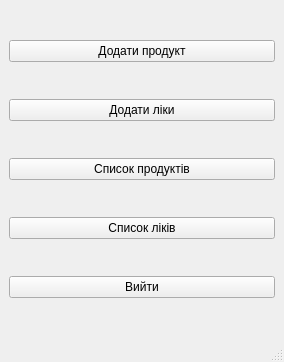
<?xml version="1.0" encoding="UTF-8"?>
<ui version="4.0">
 <class>MainWindow</class>
 <widget class="QMainWindow" name="MainWindow">
  <property name="geometry">
   <rect>
    <x>0</x>
    <y>0</y>
    <width>284</width>
    <height>362</height>
   </rect>
  </property>
  <property name="windowTitle">
   <string>MainWindow</string>
  </property>
  <widget class="QWidget" name="centralwidget">
   <layout class="QGridLayout" name="gridLayout">
    <item row="0" column="0" rowspan="2">
     <layout class="QVBoxLayout" name="verticalLayout">
      <item>
       <widget class="QPushButton" name="addProductButton">
        <property name="text">
         <string>Додати продукт</string>
        </property>
       </widget>
      </item>
      <item>
       <widget class="QPushButton" name="addMedicineButton">
        <property name="text">
         <string>Додати ліки</string>
        </property>
       </widget>
      </item>
      <item>
       <widget class="QPushButton" name="showProductListButton">
        <property name="text">
         <string>Список продуктів</string>
        </property>
       </widget>
      </item>
      <item>
       <widget class="QPushButton" name="showMedicineListButton">
        <property name="text">
         <string>Список ліків</string>
        </property>
       </widget>
      </item>
      <item>
       <widget class="QPushButton" name="exitButton">
        <property name="text">
         <string>Вийти</string>
        </property>
       </widget>
      </item>
     </layout>
    </item>
   </layout>
  </widget>
  <widget class="QMenuBar" name="menubar">
   <property name="geometry">
    <rect>
     <x>0</x>
     <y>0</y>
     <width>284</width>
     <height>21</height>
    </rect>
   </property>
  </widget>
  <widget class="QStatusBar" name="statusbar"/>
 </widget>
 <resources/>
 <connections/>
</ui>
